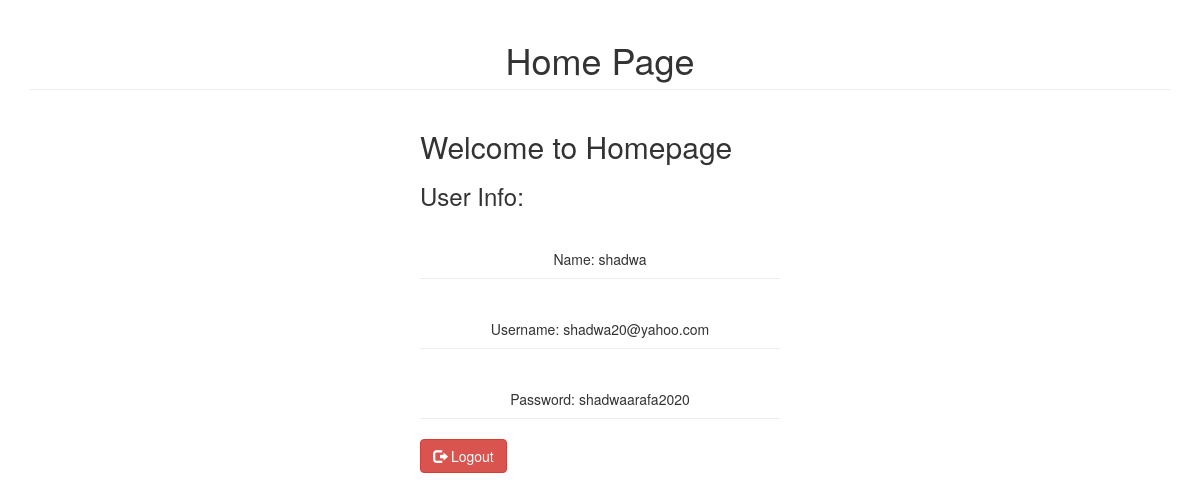
/signin/home.php (signed in), run on the app's committed database.
### tables this page shows
CREATE TABLE `user` (
  `id` int(20) NOT NULL,
  `name` varchar(30) NOT NULL,
  `email` varchar(30) NOT NULL,
  `password` varchar(30) NOT NULL,
  `usertype` int(20) NOT NULL
);

### signin/DbConnection.php (called while the page is built, shortened)
<?php
class DbConnection{
    private $host = 'localhost';
    private $username = 'root';
    private $password = '';
    private $database = 'coffee-shop';
    protected $connection;
    public function __construct(){
        if (!isset($this->connection)) {
            $this->connection = new mysqli($this->host, $this->username, $this->password, $this->database);
        }
        return $this->connection;
    }
}
?>

### signin/User.php (called while the page is built, shortened)
<?php
include_once('DbConnection.php');
class User extends DbConnection{
    public function details($sql){
        $query = $this->connection->query($sql);
        $row = $query->fetch_array();
        return $row;
    }
}

### signin/home.php (the view, shortened to what this page needs)
<?php
include_once('User.php');
$user = new User();
$sql = "SELECT * FROM user WHERE id = '".$_SESSION['user']."'";
$row = $user->details($sql);
?>
<!DOCTYPE html>
<html>
<head>
    <link href="https://maxcdn.bootstrapcdn.com/bootstrap/3.3.7/css/bootstrap.min.css" rel="stylesheet">
</head>
<body>
    <div class="container">
        <h1 class="page-header text-center"> Home Page </h1>
        <div class="row">
            <div class="col-md-4 col-md-offset-4">
                <h2> Welcome to Homepage </h2>
                <h3> User Info: </h3>
                <p class="page-header text-center">Name: <?php echo $row['name']; ?></p>
                <p class="page-header text-center">Username: <?php echo $row['email']; ?></p>
                <p class="page-header text-center">Password: <?php echo $row['password']; ?></p>
                <a href="logout.php" class="btn btn-danger"><span class="glyphicon glyphicon-log-out"></span> Logout
                </a>
            </div>
        </div>
    </div>
</body>
</html>

### data on the page
user: name "shadwa", email "shadwa20@yahoo.com", password "shadwaarafa2020"
